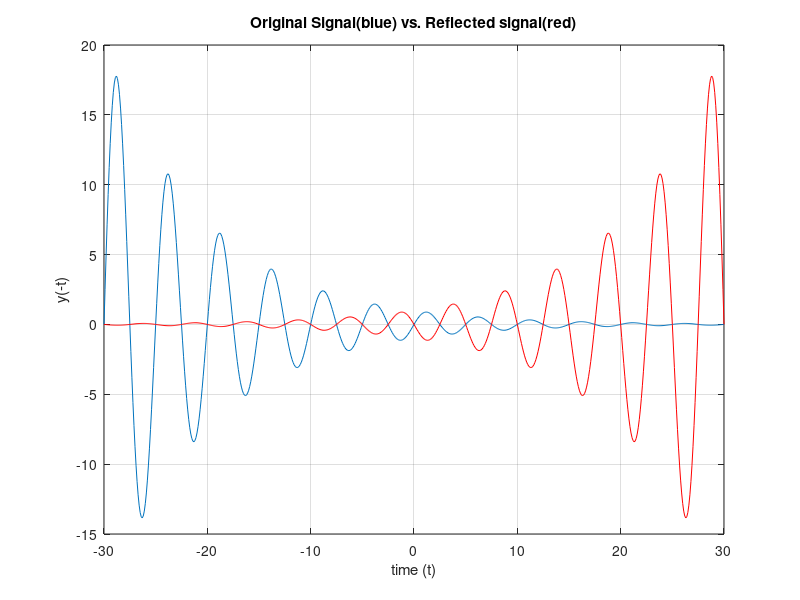

Here is the MATLAB script that generated this plot:
clear all;
close all;

t = -30:0.1:30;
y = exp(-0.1*t).*sin(2*pi*t/5);

t1 = -t;
y1 = exp(-0.1*t1).*sin(2*pi*t1/5);

% subplot(121);plot(t, y);title('Original signal');xlabel('time (t)'); ylabel('y(t)');grid on;
% subplot(122);plot(t1, y1);title('Reflected signal');xlabel('time (t)');ylabel('y(-t)');grid on;

figure(1);
plot(t, y);title('Original signal');xlabel('time (t)'); ylabel('y(t)');grid on;
pause(2);
%movieVector(1) = getframe(1);

plot(t, y1, 'Color', 'r');title('Reflected signal');xlabel('time (t)');ylabel('y(-t)');grid on;
pause(2);
% movieVector(2) = getframe(1);

plot(t, y);title('Original signal');xlabel('time (t)'); ylabel('y(t)');grid on;hold on;
plot(t, y1, 'Color', 'r');title('Original Signal(blue) vs. Reflected signal(red)');xlabel('time (t)');ylabel('y(-t)');grid on;
% movieVector(3) = getframe(1);

% myWriter = VideoWriter('Reflection', 'MPEG-4');
% myWriter.FrameRate = 1;
% open(myWriter);
% writeVideo(myWriter, movieVector);
% close(myWriter);

